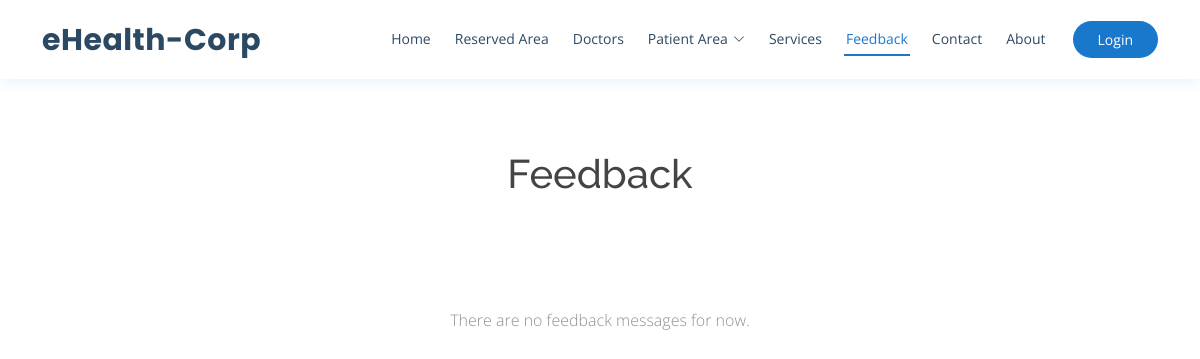
The page /feedback on the database as committed earlier.
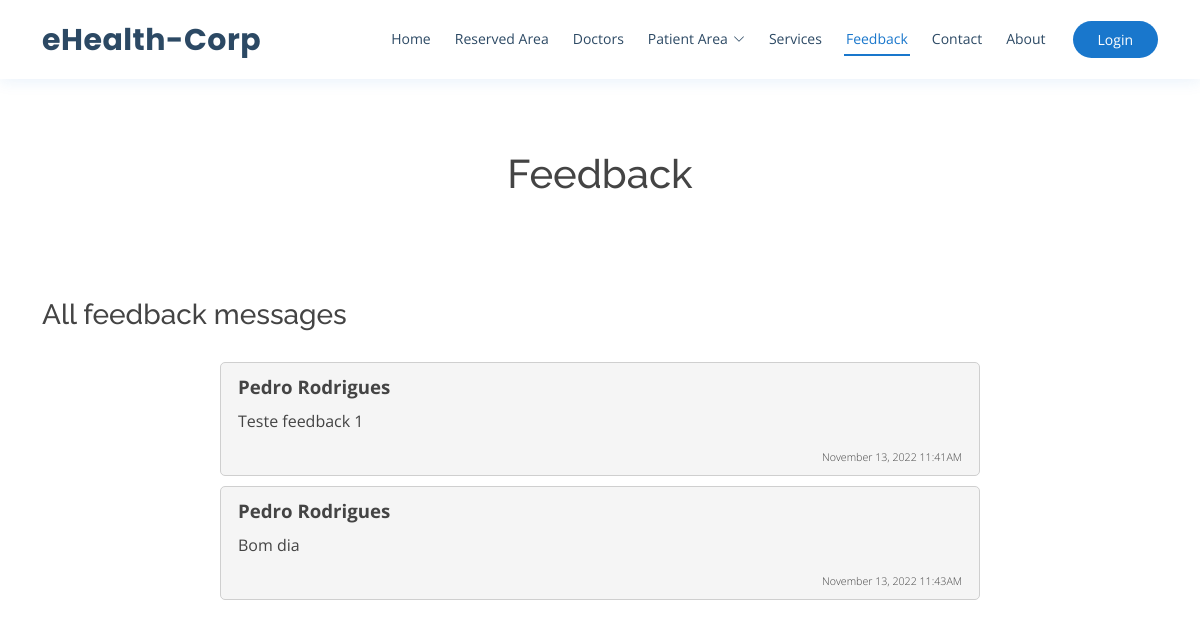
The same page on the database as committed later.
### tables this page shows
CREATE TABLE app_user (
    id INTEGER PRIMARY KEY AUTOINCREMENT,
    email VARCHAR(40),
    password_ VARCHAR(20) NOT NULL,
    name_ VARCHAR(40) NOT NULL,
    UNIQUE (email)
);

CREATE TABLE feedback (
    id INTEGER PRIMARY KEY AUTOINCREMENT,
    user INTEGER NOT NULL,
    feedback VARCHAR(100) NOT NULL,
    date_time DATETIME NOT NULL,
    FOREIGN KEY(user) REFERENCES app_user (id)
);

### eHealthCorp/views/feedback.py (the view, shortened to what this page needs)
@feedback.route("/feedback", methods=["GET", "POST"])
def show():
    if "session_data" in session:
        session_data = session["session_data"]
    conn, cur = get_conn()
    messages = cur.execute("SELECT * FROM feedback;").fetchall()
    conn.close()
    feedback_lst = []
    for m in messages:
        conn, cur = get_conn()
        user = cur.execute("SELECT name_ FROM app_user WHERE id = ?", (m[1],)).fetchone()
        conn.close()
        feedback_lst.append({
            "author": user[0],
            "message": m[2],
            "date_time": m[-1]
        })
    return render_template("feedback.html", feedback=feedback_lst)

### eHealthCorp/__init__.py (called while the page is built)
def get_conn():
    conn = sqlite3.connect('db.sqlite3')
    cur = conn.cursor()
    return conn, cur

### eHealthCorp/templates/feedback.html (shortened to what this page needs)
{% extends 'base.html' %}
{% block content %}
<div class="container" style="margin-top: 150px ;">
    <h1 class="col-12" style="text-align:center ;">Feedback</h1>
    <div class="row" style="margin-top: 50px;">
        {% if feedback %}
            <div style="margin-top: 50px">
                <h3 style="margin-bottom: 30px;">All feedback messages</h3>
                {% for msg in feedback %}
                    <div class="row" style="margin-top: 10px">
                        <div class="col-2"></div>
                        <div class="col-8 feedback-comment">
                            <p style="font-size: 14pt; font-weight: bold; margin-top: 0px; margin-bottom: 8px;">{{ msg.author }}</p>
                            <p>
                                {% autoescape false %}
                                    {{msg.message}}
                                {% endautoescape %}
                            </p>
                            <div style="text-align: end;">
                                <p style="font-size: 8pt; font-weight: lighter; margin: 0px;"> {{msg.date_time}}</p>
                            </div>
                        </div>
                        <div class="col-2"></div>
                    </div>
                {% endfor %}
            </div>
        {% else %}
            <div style="text-align: center; margin-top: 60px;">
                <p style="font-size: 12pt; font-weight: lighter; color: rgb(143, 143, 143)">There are no feedback messages for now.</p>
            </div>
        {% endif %}
    </div>
</div>
{% endblock %}

### eHealthCorp/templates/base.html (shortened to what this page needs)
<!DOCTYPE html>
<html lang="en">
<head>
  <link href="static/assets/vendor/fontawesome-free/css/all.min.css" rel="stylesheet">
  <link href="static/assets/vendor/animate.css/animate.min.css" rel="stylesheet">
  <link href="static/assets/vendor/bootstrap/css/bootstrap.min.css" rel="stylesheet">
  <link href="static/assets/vendor/bootstrap-icons/bootstrap-icons.css" rel="stylesheet">
  <link href="static/assets/vendor/boxicons/css/boxicons.min.css" rel="stylesheet">
  <link href="static/assets/vendor/glightbox/css/glightbox.min.css" rel="stylesheet">
  <link href="static/assets/vendor/remixicon/remixicon.css" rel="stylesheet">
  <link href="static/assets/vendor/swiper/swiper-bundle.min.css" rel="stylesheet">
  <link href="static/assets/css/style.css" rel="stylesheet">
  <link href="static/css/style.css" rel="stylesheet">
</head>
<body>
  <header id="header" class="fixed-top" style="top: 0px;">
    <div class="container d-flex align-items-center">
      <h1 class="logo me-auto"><a href="/">eHealth-Corp</a></h1>
      <nav id="navbar" class="navbar order-last order-lg-0">
        <ul>
          <li><a class="nav-link scrollto" href="/" id="home">Home</a></li>
          <li><a class="nav-link scrollto" href="/reserved_area" id="reserved_area">Reserved Area</a></li>
          <li><a class="nav-link scrollto" href="/doctors" id="doctors">Doctors</a></li>
          <li class="dropdown"><a href="" id="patient_area"><span>Patient Area</span> <i class="bi bi-chevron-down"></i></a>
          </li>
          <li><a class="nav-link scrollto" href="/services" id="services">Services</a></li>
          <li><a class="nav-link scrollto" href="/feedback" id="feedback">Feedback</a></li>
          <li><a class="nav-link scrollto" href="/contact" id="contact">Contact</a></li>
          <li><a class="nav-link scrollto" href="/about" id="about">About</a></li>
        </ul>
      </nav>
      {% if session %}
        <a href="/logout" class="appointment-btn scrollto"><span class="d-none d-md-inline">Logout</span></a>
      {% else %}
        <a href="/login" class="appointment-btn scrollto"><span class="d-none d-md-inline">Login</span></a>
      {% endif %}
  </header>
  <div style="margin-top: 80px;">
    {% block content %}{% endblock %}
  </div>
</body>
</html>

### eHealthCorp/static/assets/css/style.css (style rules this page uses)
body { font-family: "Open Sans", sans-serif; color: #444444; }
a { color: #1977cc; text-decoration: none; }
h1, h2, h3, h4, h5, h6 { font-family: "Raleway", sans-serif; }
#header { background: #fff; transition: all 0.5s; z-index: 997; padding: 15px 0; top: 40px; box-shadow: 0px 2px 15px rgba(25, 119, 204, 0.1); }
#header .logo { font-size: 30px; margin: 0; padding: 0; line-height: 1; font-weight: 700; letter-spacing: 0.5px; font-family: "Poppins", sans-serif; }
#header .logo a { color: #2c4964; }
.appointment-btn { margin-left: 25px; background: #1977cc; color: #fff; border-radius: 50px; padding: 8px 25px; white-space: nowrap; transition: 0.3s; font-size: 14px; display: inline-block; }
.navbar { padding: 0; }
.navbar ul { margin: 0; padding: 0; display: flex; list-style: none; align-items: center; }
.navbar li { position: relative; }
.navbar>ul>li { position: relative; white-space: nowrap; padding: 8px 0 8px 20px; }
.navbar a, .navbar a:focus { display: flex; align-items: center; justify-content: space-between; font-size: 14px; color: #2c4964; white-space: nowrap; transition: 0.3s; border-bottom: 2px solid #fff; padding: 5px 2px; }
.navbar a i, .navbar a:focus i { font-size: 12px; line-height: 0; margin-left: 5px; }
.navbar a:hover, .navbar .active, .navbar .active:focus, .navbar li:hover>a { color: #1977cc; border-color: #1977cc; }

### eHealthCorp/static/css/style.css (style rules this page uses)
.feedback-comment { background-color: whitesmoke; height: auto; border-style: solid; padding: 10px 17px 10px 17px; border-radius: 5px; border-width: 1px; border-color: rgb(207, 207, 207); }

Rows that differ between the two databases and show on the page:
added app_user: author "Pedro Rodrigues" "Pedro Rodrigues"
added feedback: message "Teste feedback 1", date_time "November 13, 2022 11:41AM"
added feedback: message "Bom dia", date_time "November 13, 2022 11:43AM"
Other text that changed with them:
text no longer shown: "There are no feedback messages for now."
text now shown: "All feedback messages"
